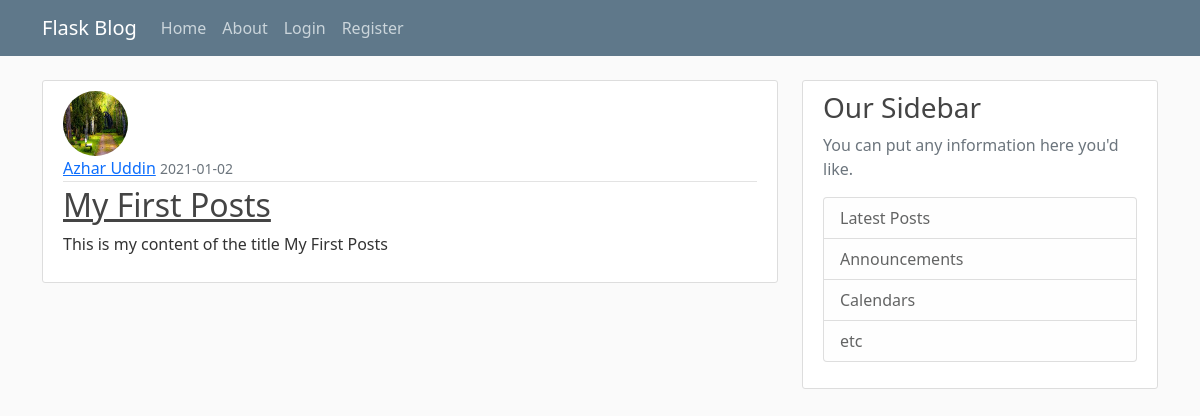
Before: / with the older database file.
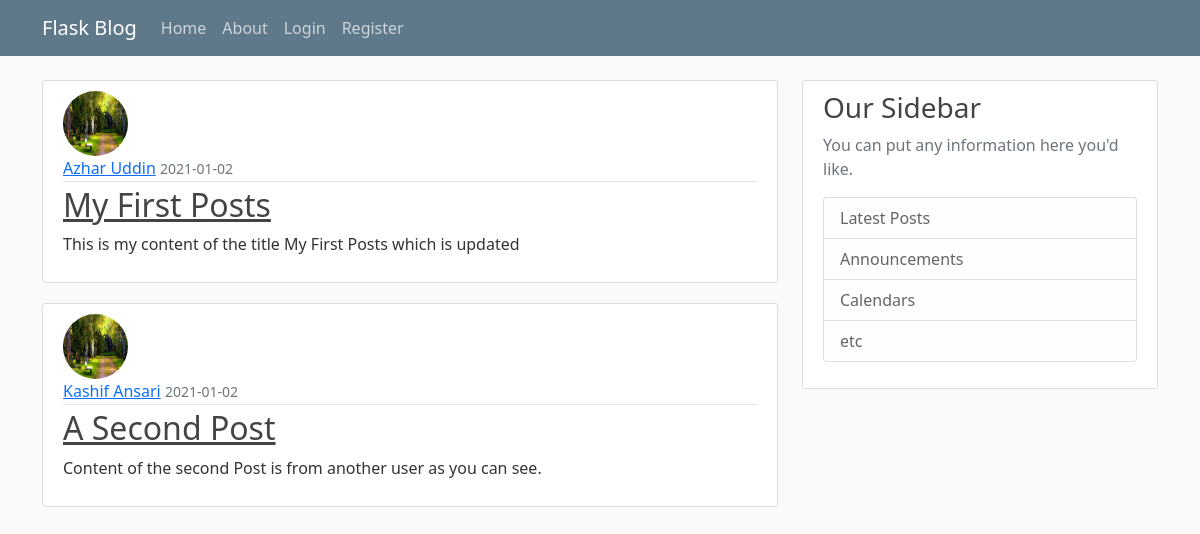
After: the same page with the newer database file.
### flaskblog/models.py (models this page shows, shortened)
class Posts(db.Model):
    id = db.Column(db.Integer, primary_key=True)
    title = db.Column(db.String(100), nullable=False)
    date_posted = db.Column(db.DateTime, nullable=False,
                            default=datetime.utcnow)
    content = db.Column(db.Text, nullable=False)
    user_id = db.Column(db.Integer, db.ForeignKey('user.id'), nullable=False)

class User(db.Model, UserMixin):
    id = db.Column(db.Integer, primary_key=True)
    username = db.Column(db.String(20), unique=True, nullable=False)
    email = db.Column(db.String(120), unique=True, nullable=False)
    image_file = db.Column(db.String(20), unique=False,
                           nullable=False, default='default.jpg')
    password = db.Column(db.String(60), unique=False, nullable=False)
    posts = db.relationship('Posts', backref='author', lazy=True)

### flaskblog/routes.py (the view)
@app.route('/')
def home():
    posts = Posts.query.all()
    return render_template('home.html', posts=posts)

### flaskblog/templates/home.html
{% extends "layout.html" %}
{% block content %}
{% for post in posts %}
<article class="media content-section">
    <img class="rounded-circle article-img" src="{{url_for('static',filename='img/'+post.author.image_file)}}">
    <div class="media-body">
        <div class="article-metadata">
            <a class="mr-2" href="#">{{ post.author.username }}</a>
            <small class="text-muted">{{ post.date_posted.strftime('%Y-%m-%d') }}</small>
        </div>
        <h2><a class="article-title" href="#">{{ post.title }}</a></h2>
        <p class="article-content">{{ post.content }}</p>
    </div>
</article>
{% endfor %}
{% endblock content %}

### flaskblog/templates/layout.html (shortened to what this page needs)
<html lang="en">
<head>
    <link href="https://cdn.jsdelivr.net/npm/bootstrap@5.0.0-beta1/dist/css/bootstrap.min.css" rel="stylesheet"
>
    <link rel="stylesheet" type="text/css" href="{{url_for('static', filename='main.css') }}">
</head>
<body>
    <header class="site-header">
        <nav class="navbar navbar-expand-md navbar-dark bg-steel fixed-top">
            <div class="container">
                <a class="navbar-brand mr-4" href="/">Flask Blog</a>
                <div class="collapse navbar-collapse" id="navbarToggle">
                    <div class="navbar-nav mr-auto">
                        <a class="nav-item nav-link" href="{{url_for('home')}}">Home</a>
                        <a class="nav-item nav-link" href="{{url_for('home')}}">About</a>
                    </div>
                    <div class="navbar-nav">
                        {% if current_user.is_authenticated %}
                        <a class="nav-item nav-link" href="{{url_for('new_post')}}">New Post</a>
                        <a class="nav-item nav-link" href="{{url_for('account')}}">Account</a>
                        <a class="nav-item nav-link" href="{{url_for('logout')}}">Logout</a>
                        {% else %}
                        <a class="nav-item nav-link" href="{{url_for('login')}}">Login</a>
                        <a class="nav-item nav-link" href="{{url_for('register')}}">Register</a>
                    {% endif %}
                    </div>
                </div>
            </div>
        </nav>
    </header>
    <main role="main" class="container">
        <div class="row">
            <div class="col-md-8">
                {% block content %}{% endblock %}
            </div>
            <div class="col-md-4">
                <div class="content-section">
                    <h3>Our Sidebar</h3>
                    <p class='text-muted'>You can put any information here you'd like.
                    <ul class="list-group">
                        <li class="list-group-item list-group-item-light">Latest Posts</li>
                        <li class="list-group-item list-group-item-light">Announcements</li>
                        <li class="list-group-item list-group-item-light">Calendars</li>
                        <li class="list-group-item list-group-item-light">etc</li>
                    </ul>
                    </p>
                </div>
            </div>
        </div>
    </main>
</body>
</html>

### flaskblog/static/main.css (style rules this page uses)
body { background: #fafafa; color: #333333; margin-top: 5rem; }
h1, h2, h3, h4, h5, h6 { color: #444444; }
.bg-steel { background-color: #5f788a; }
.site-header .navbar-nav .nav-link { color: #cbd5db; }
.content-section { background: #ffffff; padding: 10px 20px; border: 1px solid #dddddd; border-radius: 3px; margin-bottom: 20px; }
.article-title { color: #444444; }
.article-content { white-space: pre-line; }
.article-img { height: 65px; width: 65px; margin-right: 16px; }
.article-metadata { padding-bottom: 1px; margin-bottom: 4px; border-bottom: 1px solid #e3e3e3 }

Changed rows visible on the page:
changed Posts "My First Posts": content "This is my content of the title My First Posts" → "This is my content of the title My First Posts which is updated"
added Posts: image_file (placeholder picture), author.username "Kashif Ansari", date_posted "2021-01-02", title "A Second Post", content "Content of the second Post is from another user as you can see."
